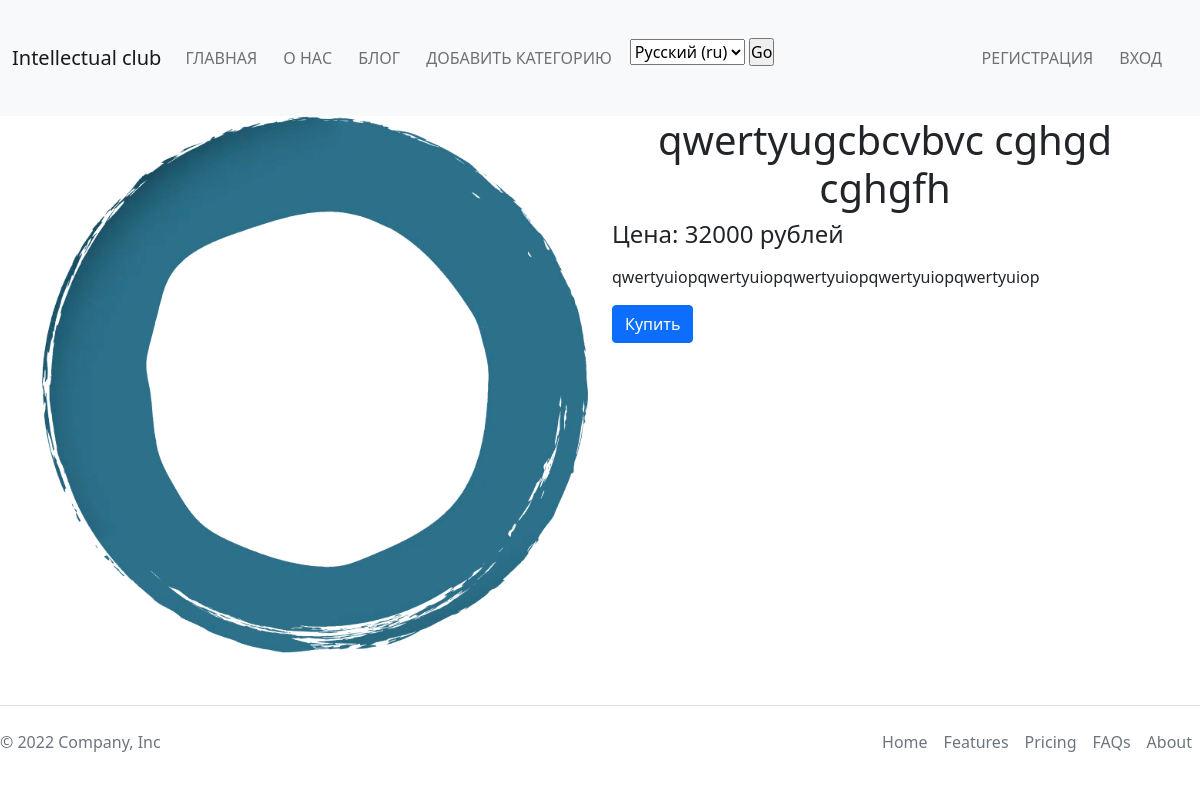
Screenshot of /ru/events/qwertyuiopqwertyuiopqwertyuiopqwertyuiopqwertyuiop with the database file from the repository.
### main/models.py (models this page shows, shortened)
class Event(models.Model):
    title = models.CharField('Название', max_length=50)
    price = models.DecimalField(
        max_digits=10, decimal_places=0, default=0)
    discount = models.IntegerField(blank=True, null=True, default=0)
    slug = models.SlugField(unique=True, db_index=True, verbose_name='URL')
    author = models.ForeignKey(User, on_delete=models.PROTECT, default=1)
    short_description = models.TextField(
        'Краткое описание', blank=True, null=True, default=None)
    description = models.TextField('Описание')
    photo = models.ImageField(
        'Фото', upload_to="photos/%Y/%m/%d/", null=True)
    time_create = models.DateTimeField('Дата создания', auto_now_add=True)
    time_upload = models.DateTimeField('Дата изменения', auto_now=True)
    is_published = models.BooleanField('Публикация', default=True)
    cat = models.ForeignKey('Category',
                            on_delete=models.PROTECT, verbose_name='Категория')
    def __str__(self):
        return "%s %s" % (self.price, self.title)
    class Meta:
        verbose_name = "Событие"
        verbose_name_plural = "События"
        ordering = ['-time_create', 'title']

### main/views.py (the view)
# urls.py: path('events/<slug:event_slug>', views.ShowEventCart.as_view(), name='event'),
class ShowEventCart(DataMixin, DetailView, FormView):
    model = Event
    form_class = PreEventOreder
    template_name = 'main/event.html'
    slug_url_kwarg = 'event_slug'
    context_object_name = 'event'
    def get_context_data(self, *, object_list=None, **kwargs):
        context = super().get_context_data(**kwargs)
        c_def = self.get_user_context(
            title=context['event'], schedule=EventSchedule.objects.filter(event=context['event'], status='True'))
        return dict(list(context.items()) + list(c_def.items()))

### orders/forms.py
class PreEventOreder(forms.ModelForm):
    class Meta:
        model = EventSchedule
        fields = '__all__'

### main/utils.py (called while the page is built)
    def get_user_context(self, **kwargs):
        context = kwargs
        cats = Category.objects.annotate(Count('event'))
        user_menu = menu.copy()
        if not self.request.user.is_authenticated:
            user_menu.pop(2)
            user_menu.pop(3)
        context['menu'] = user_menu
        context['cats'] = cats
        if 'cat_selected' not in context:
            context['cat_selected'] = 0
        return context

### main/templates/main/event.html (shortened to what this page needs)
{% extends 'main/base.html' %}
{% block content %}
<div class="container">
    <div class="content row">
        <div class="col-lg-6">
            {% if event.photo %}
            <p>
                <img class="img-fluid" src="{{event.photo.url}}" alt="">
            </p>
            {% endif %}
        </div>
        <div class="col-lg-6">
            <h1 class="text-center">
                {{event.title}}
            </h1>
            <h4>
                {% if event.discount %}
                Цена: {{event.price}} рублей
                Скидка: {{ event.discount }}%
                {% else %}
                Цена: {{event.price}} рублей
                {% endif %}
            </h4>
            <p>
                {{event.description | linebreaks}}
            </p>
            <a class="btn btn-primary" href="{% url 'creating_oreder' event.id %}">Купить</a>
        </div>
    </div>
</div>
{% endblock %}

### main/static/main/css/style.css (style rules this page uses)
html, body { position: relative; min-height: 100vh; background-color: #edeef0; }
body { padding-bottom: 133px; }
* { margin: 0; padding: 0; box-sizing: border-box; list-style: none; text-decoration: none; }
.container { max-width: 1400px; width: 100%; padding: 0 30px; margin: 0 auto; }

### rows the page displays
Event: photo (picture), title "qwertyugcbcvbvc cghgd cghgfh", price "32000", description "qwertyuiopqwertyuiopqwertyuiopqwertyuiopqwertyuiop"

### other values shown
{{ m.title }} "ГЛАВНАЯ" "О НАС" "БЛОГ" "ДОБАВИТЬ КАТЕГОРИЮ"
form field language "Русский (ru)"
